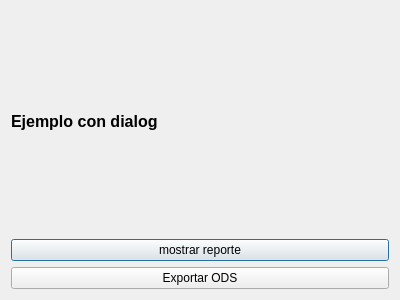
<?xml version="1.0" encoding="UTF-8"?>
<ui version="4.0">
 <class>FEjemploDialog</class>
 <widget class="QDialog" name="FEjemploDialog">
  <property name="geometry">
   <rect>
    <x>0</x>
    <y>0</y>
    <width>400</width>
    <height>300</height>
   </rect>
  </property>
  <property name="windowTitle">
   <string>Dialog</string>
  </property>
  <layout class="QGridLayout" name="gridLayout">
   <item row="0" column="0">
    <widget class="QLabel" name="label">
     <property name="text">
      <string>&lt;!DOCTYPE HTML PUBLIC &quot;-//W3C//DTD HTML 4.0//EN&quot; &quot;http://www.w3.org/TR/REC-html40/strict.dtd&quot;&gt;
&lt;html&gt;&lt;head&gt;&lt;meta name=&quot;qrichtext&quot; content=&quot;1&quot; /&gt;&lt;style type=&quot;text/css&quot;&gt;
p, li { white-space: pre-wrap; }
&lt;/style&gt;&lt;/head&gt;&lt;body style=&quot; font-family:'Droid Sans'; font-size:10pt; font-weight:400; font-style:normal;&quot;&gt;
&lt;p style=&quot; margin-top:0px; margin-bottom:0px; margin-left:0px; margin-right:0px; -qt-block-indent:0; text-indent:0px;&quot;&gt;&lt;span style=&quot; font-size:12pt; font-weight:600;&quot;&gt;Ejemplo con dialog&lt;/span&gt;&lt;/p&gt;&lt;/body&gt;&lt;/html&gt;</string>
     </property>
    </widget>
   </item>
   <item row="1" column="0">
    <widget class="QPushButton" name="pushButton">
     <property name="text">
      <string>mostrar reporte</string>
     </property>
    </widget>
   </item>
   <item row="2" column="0">
    <widget class="QPushButton" name="btnODS">
     <property name="text">
      <string>Exportar ODS</string>
     </property>
    </widget>
   </item>
  </layout>
 </widget>
 <resources/>
 <connections/>
</ui>
